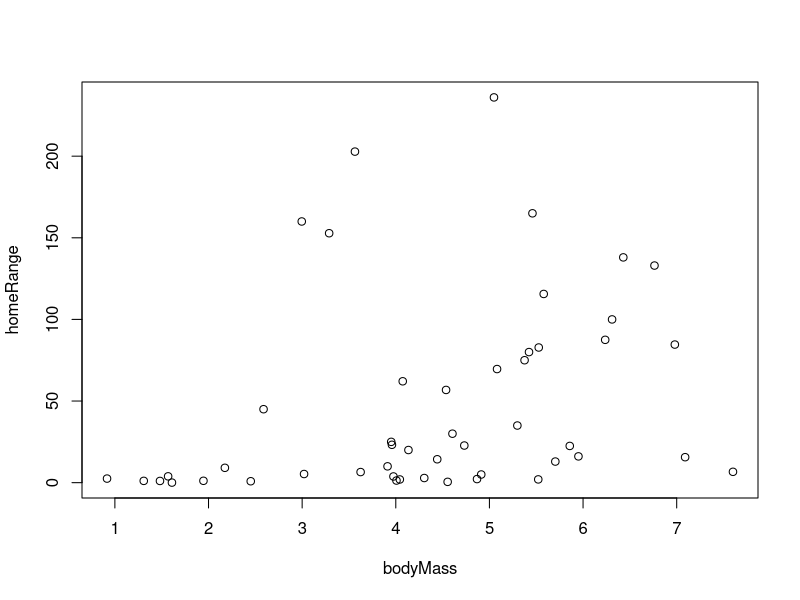

R code for this plot: (Note: this script raises an error after producing the figure.)

library(phytools)
data(mammal.data)
data(mammal.tree)

# x is the trait data of the tips of a phylogeny
# tree is a rooted phylogeny you want to project onto morphospace
# alpha is the % transparency you want
# this is a geomorph internal function that I've modified to plot onto a plot, rather than only inside a geomorph function 
addtree2 <- function(x, tree, col = "black", alpha = 1, lwd = 1){

anc.x <- cbind(fastAnc(tree = tree, x = x[,1]), fastAnc(tree = tree, x = x[,2]))
pts <- x[,1:2]
anc <- anc.x[,1:2]
colnames(anc) <- colnames(x)
ind <- match(tree$tip.label, rownames(pts))
pts <- pts[ind, ]
z <- rbind(pts,anc)
# coordinates of each tip and node in the tree
edges <- as.matrix(tree$edge)
# edges is two column matrix where the first row is the index of the ancestor node
  for (i in 1:NROW(edges)) {
          pts <- z[edges[i, ], ]
          points(pts, type = "l", col = addTrans(color = col,trans = alpha), lwd = lwd, lty = 1)}
}

mammal.data[,1] <- log(mammal.data[,1])

# a phylomorphospace of mass x range data
plot(mammal.data)
addtree2(x = mammal.data, tree = mammal.tree)


# a prettier version of the same plot

# first, open a plot, then add the tree, then plot the points
# this way, the phylogeny is 'behind' the points and anything else you'd want to plot
# makes plotting morphospaces much more malleable in my opinion!
plot(NA, xlim = range(mammal.data[,1]), ylim = range(mammal.data[,2]), 
     xlab = "log(body mass)", ylab = "home range")
addtree2(x = mammal.data, tree = mammal.tree, col = 'gray', alpha = 0.8, lwd = 2)
points(mammal.data, pch = 19, cex = 1.5)
